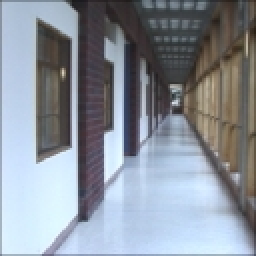
%> input picture include/gist/test.jpg, 128 x 128 px (shown 2 times larger)
$ octave demo.m   (GNU Octave 9; MATLAB toolbox functions it lacks are replaced by stand-ins)
%> lines starting %> are read from the running program, lines starting %| are printed output that depends on the picture
### include/gist/createGabor.m
function G = createGabor(or, n)
%
% G = createGabor(numberOfOrientationsPerScale, n);
%
% Precomputes filter transfer functions. All computations are done on the
% Fourier domain.
%
% If you call this function without output arguments it will show the
% tiling of the Fourier domain.
%
% Input
%     numberOfOrientationsPerScale = vector that contains the number of
%                                orientations at each scale (from HF to BF)
%     n = imagesize (square images)
%
% output
%     G = transfer functions for a jet of gabor filters


Nscales = length(or);
Nfilters = sum(or);

l=0;
for i=1:Nscales
    for j=1:or(i)
        l=l+1;
        param(l,:)=[.35 .3/(1.85^(i-1)) 16*or(i)^2/32^2 pi/(or(i))*(j-1)];
    end
end

% Frequencies:
[fx, fy] = meshgrid(-n/2:n/2-1);
fr = fftshift(sqrt(fx.^2+fy.^2));
t = fftshift(angle(fx+sqrt(-1)*fy));

% Transfer functions:
G=zeros([n n Nfilters]);
for i=1:Nfilters
    par=param(i,:);
    tr=t+param(i,4);
    tr=tr+2*pi*(tr<-pi)-2*pi*(tr>pi);

    G(:,:,i)=exp(-10*param(i,1)*(fr/n/param(i,2)-1).^2-2*param(i,3)*pi*tr.^2);
end


if nargout == 0
    figure
    for i=1:Nfilters
        max(max(G(:,:,i)))
        contour(fftshift(G(:,:,i)),[1 .7 .6],'r');
        hold on
        drawnow
    end
    axis('on')
    axis('square')
    axis('ij')
end

### include/gist/demo.m
% Load image
img = imread('test.jpg');
%> img is the input picture: size 128x128x3 uint8; mean R, G, B 138.2, 145.3, 155.2

% Parameters:
Nblocks = 4;
imageSize = 48;
orientationsPerScale = [8 8 4];
numberBlocks = 4;

% Precompute filter transfert functions (only need to do this one, unless image size is changes):
createGabor(orientationsPerScale, imageSize); % this shows the filters
G = createGabor(orientationsPerScale, imageSize);
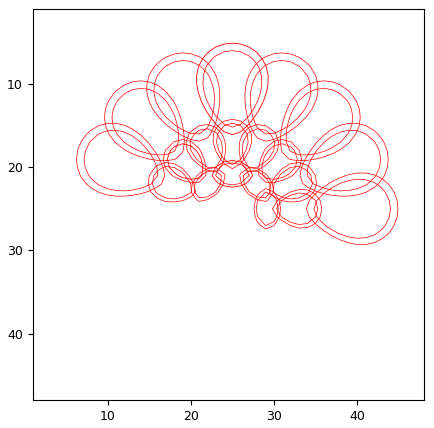
%> figure redrawn from the program's plot data

% Computing gist requires 1) prefilter image, 2) filter image and collect
% output energies
img = imresize( img, [ imageSize imageSize ] );
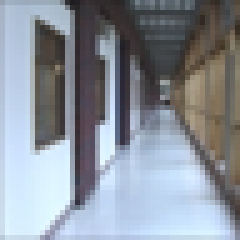
%> img: size 48x48x3 uint8 (shown 5 times larger); mean R, G, B 138.5, 145.5, 155.4
%> (the run ends here)
